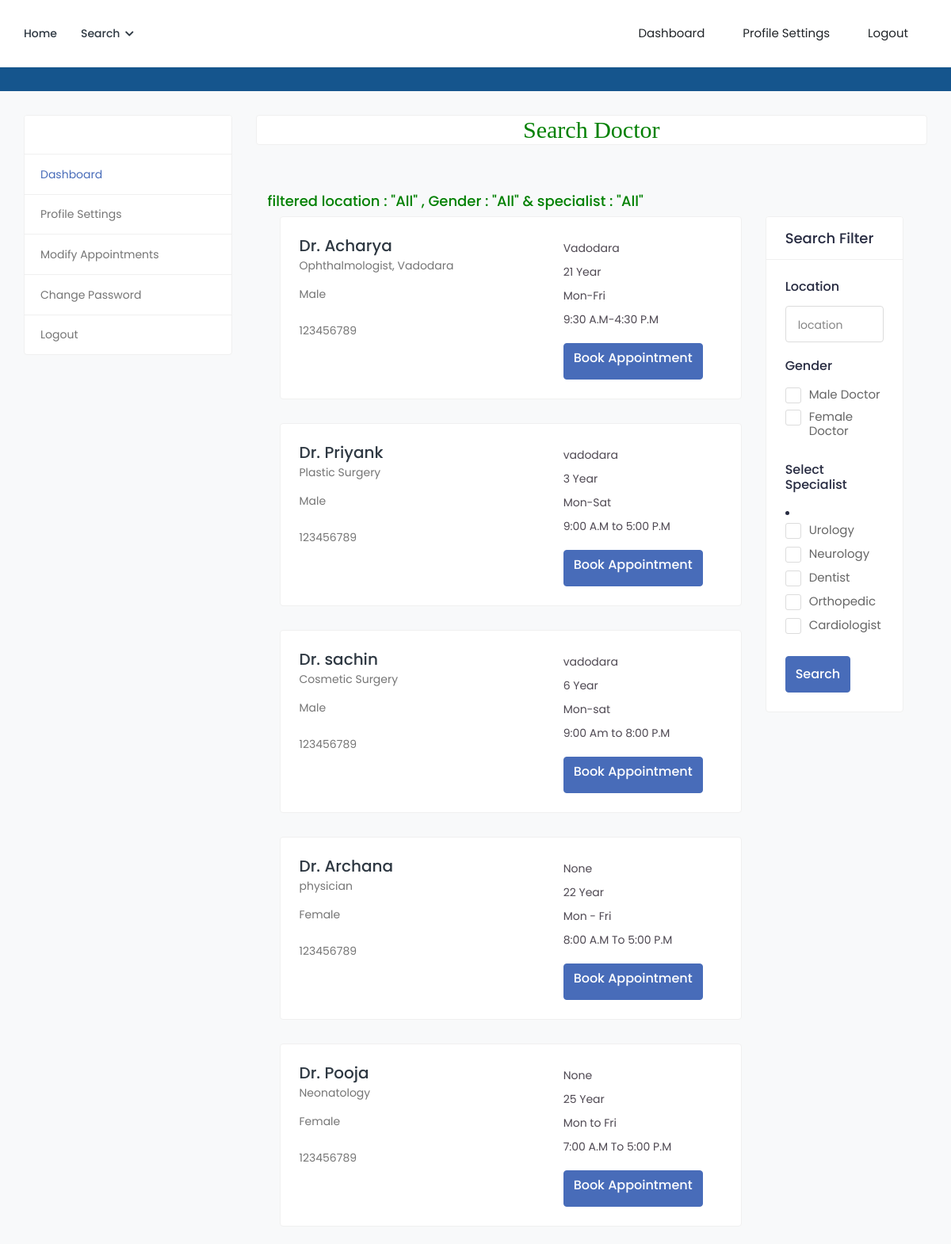
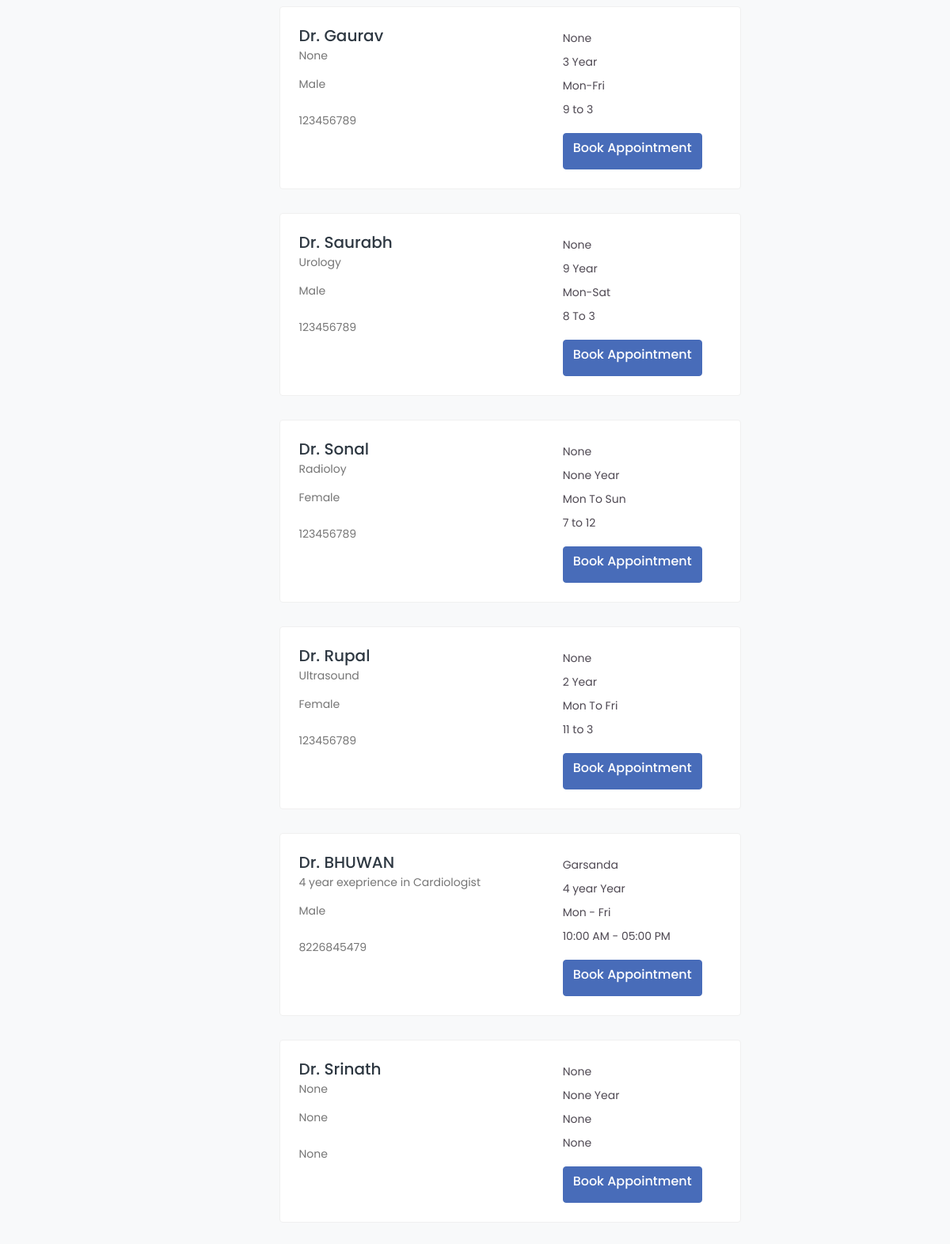
Screenshot of /search_doctor with the database file from the repository (2 pictures, top to bottom).
### health/models.py (models this page shows, shortened)
class Doctor(models.Model):
    status = models.CharField(max_length=100,null=True)
    user = models.ForeignKey(User, on_delete=models.CASCADE, null=True)
    mobile = models.CharField(max_length=10, null=True)
    address = models.CharField(max_length=100, null=True)
    experience = models.CharField(max_length=100, null=True)
    specialist = models.CharField(max_length=100, null=True)
    service = models.CharField(max_length=100, null=True)
    clinic = models.CharField(max_length=100, null=True)
    cl_address = models.CharField(max_length=100, null=True)
    daystiming = models.CharField(max_length=100, null=True)
    timing = models.CharField(max_length=100, null=True)
    price = models.CharField(max_length=100, null=True)
    dob = models.DateField(null=True)
    gender = models.CharField(max_length=100,choices=gender,null=True)
    biography = models.TextField(null=True)
    image = models.FileField(null=True)

### health/views.py (the view, shortened to what this page needs)
# urls.py: path('search_doctor', search_doctor, name="search_doctor"),
def search_doctor(request):
    data = Doctor.objects.all()
    l = "All"
    g = "All"
    s = "All"
    d={'data':data,'l':l,'g':g,'s':s}
    return render(request,'patient/search_doctor.html',d)

### health/templates/patient/search_doctor.html (shortened to what this page needs)
{% extends 'patient/sidebar.html' %}
{% load static %}
{% block b %}
<h2 style="font-family:roman;color:green" align="center" class="card">Search Doctor</h2>
<div class="content">
				<div class="container-fluid">
					<div class="row">
		<h4 style="color:green"> filtered location : "{{l}}" , Gender : "{{g}}" & specialist : "{{s}}"</h4>
                        <div class="col-md-8 col-lg-8 col-xl-9">
{% for i in data %}
							<div class="card">
								<div class="card-body">
									<div class="doctor-widget">
										<div class="doc-info-left">
											<div class="doc-info-cont">
												<h4 class="doc-name"><a href="doctor-profile.html">Dr. {{i.user.first_name}}</a></h4>
												<p class="doc-speciality">{{i.biography}}</p>
												<div class="clinic-details">
													<p class="doc-location"> {{i.gender}}</p>
													<p class="doc-location"> {{i.mobile}}</p>
												</div>
											</div>
										</div>
										<div class="doc-info-right">
											<div class="clini-infos">
												<ul>
													<li>{{i.address}}</li>
													<li>{{i.experience}} Year</li>
													<li>{{i.daystiming}}</li>
													<li>{{i.timing}}</li>
												</ul>
											</div>
											<div class="btn-search">
												<a class="btn btn-primary" href="{% url 'appointment' i.id %}">Book Appointment</a>
											</div>
										</div>
									</div>
								</div>
							</div>
	{% endfor %}
						</div>
                        <div class="col-md-4 col-lg-4 col-xl-3">
							<form action="" method="post" enctype="multipart/form-data">
							<div class="card search-filter">
								<div class="card-header">
									<h4 class="card-title mb-0">Search Filter</h4>
								</div>
								<div class="card-body">
								<div class="filter-widget">
									<h4>Location</h4>
									<div class="">
										<input type="text" class="form-control" placeholder="location" name="location">
									</div>
								</div>
								<div class="filter-widget">
									<h4>Gender</h4>
									<div>
										<label class="custom_check">
											<span class="checkmark"></span> Male Doctor
										</label>
									</div>
									<div>
										<label class="custom_check">
											<span class="checkmark"></span> Female Doctor
										</label>
									</div>
								</div>
								<div class="filter-widget">
									<h4>Select Specialist</h4>
									<li>
									<div>
										<label class="custom_check">
											<span class="checkmark"></span> Urology
										</label>
									</div>
									<div>
										<label class="custom_check">
											<span class="checkmark"></span> Neurology
										</label>
									</div>
									<div>
										<label class="custom_check">
											<span class="checkmark"></span> Dentist
										</label>
									</div>
									<div>
										<label class="custom_check">
											<span class="checkmark"></span> Orthopedic
										</label>
									</div>
									<div>
										<label class="custom_check">
											<span class="checkmark"></span> Cardiologist
										</label>
									</div>
								</div></li>
									<div class="btn-search">
										<button type="submit" class="btn btn-primary">Search</button>
									</div>
								</div>
							</div>
							</form>
						</div>
                    </div>
                </div></div>
{% endblock %}

### health/templates/patient/sidebar.html (shortened to what this page needs)
{% extends 'patient/patient_navigation.html' %}
{% block body %}
{% load static %}
			<div class="breadcrumb-bar">
			</div>
			<div class="content">
				<div class="container-fluid">
					<div class="row">
						<div class="col-md-5 col-lg-4 col-xl-3 theiaStickySidebar">
                            <div class="profile-sidebar">
								<div class="widget-profile pro-widget-content">
									<div class="profile-info-widget">
										<div class="profile-det-info">
										</div>
									</div>
								</div>
								<div class="dashboard-widget">
									<nav class="dashboard-menu">
										<ul>
											<li class="active">
												<a href="{% url 'patient_dashboard' %}">
													<span>Dashboard</span>
												</a>
											</li>
											<li>
												<a href="{% url 'patient_profile' %}">
													<span>Profile Settings</span>
												</a>
											</li>
                                            <li>
												<a href="{% url 'p_appoinment' %}">
													<span>Modify Appointments</span>
												</a>
											</li>
											<li>
												<a href="{% url 'change_password' %}">
													<span>Change Password</span>
												</a>
											</li>
											<li>
												<a href="{% url 'logout' %}">
													<span>Logout</span>
												</a>
											</li>
										</ul>
									</nav>
								</div>
							</div>
						</div>
						<div class="col-md-7 col-lg-8 col-xl-9">
                            {% block b %}
                            {% endblock %}
                            </div>
					</div>
				</div>
			</div>
{% endblock %}

### health/templates/patient/patient_navigation.html (shortened to what this page needs)
<!DOCTYPE html>
{% load static %}
<html lang="en">
<head>
		<link rel="stylesheet" href="{% static 'user/css/bootstrap.min.css' %}">
		<link rel="stylesheet" href="{% static 'user/plugins/fontawesome/css/fontawesome.min.css' %}">
		<link rel="stylesheet" href="{% static 'user/plugins/fontawesome/css/all.min.css' %}">
		<link rel="stylesheet" href="{% static 'user/css/style.css' %}">
	</head>
	<body>
		<div class="main-wrapper">
			<header class="header">
				<nav class="navbar navbar-expand-lg header-nav">
					<div class="main-menu-wrapper">
						<ul class="main-nav">
							<li><a class = "level-top" href="{% url 'patient_dashboard' %}">Home</a></li>
							<li class="has-submenu">
								<a href="#">Search <i class="fas fa-chevron-down"></i></a>
							</li>
						</ul>
					</div>
					<ul class="nav header-navbar-rht">
						<li class="nav-item dropdown has-arrow logged-item">
								<a class="dropdown-item" href="{% url 'patient_dashboard' %}">Dashboard</a>
								<a class="dropdown-item" href="{% url 'patient_profile' %}">Profile Settings</a>
								<a class="dropdown-item" href="{% url 'logout' %}">Logout</a>
						</li>
					</ul>
				</nav>
			</header>
{% block body %}
{% endblock %}
		</div>
	</body>
</html>

### rows the page displays
Doctor: user.first_name "Acharya", biography "Ophthalmologist, Vadodara", gender "Male", mobile "123456789", address "Vadodara", experience "21", daystiming "Mon-Fri", timing "9:30 A.M-4:30 P.M"
Doctor: user.first_name "Priyank", biography "Plastic Surgery", gender "Male", mobile "123456789", address "vadodara", experience "3", daystiming "Mon-Sat", timing "9:00 A.M to 5:00 P.M"
Doctor: user.first_name "sachin", biography "Cosmetic Surgery", gender "Male", mobile "123456789", address "vadodara", experience "6", daystiming "Mon-sat", timing "9:00 Am to 8:00 P.M"
Doctor: user.first_name "Archana", biography "physician", gender "Female", mobile "123456789", address "None", experience "22", daystiming "Mon - Fri", timing "8:00 A.M To 5:00 P.M"
Doctor: user.first_name "Pooja", biography "Neonatology", gender "Female", mobile "123456789", address "None", experience "25", daystiming "Mon to Fri", timing "7:00 A.M To 5:00 P.M"
Doctor: user.first_name "Gaurav", biography "None", gender "Male", mobile "123456789", address "None", experience "3", daystiming "Mon-Fri", timing "9 to 3"
Doctor: user.first_name "Saurabh", biography "Urology", gender "Male", mobile "123456789", address "None", experience "9", daystiming "Mon-Sat", timing "8 To 3"
Doctor: user.first_name "Sonal", biography "Radioloy", gender "Female", mobile "123456789", address "None", experience "None", daystiming "Mon To Sun", timing "7 to 12"
Doctor: user.first_name "Rupal", biography "Ultrasound", gender "Female", mobile "123456789", address "None", experience "2", daystiming "Mon To Fri", timing "11 to 3"
Doctor: user.first_name "BHUWAN", biography "4 year exeprience in Cardiologist", gender "Male", mobile "8226845479", address "Garsanda", experience "4 year", daystiming "Mon - Fri", timing "10:00 AM - 05:00 PM"
Doctor: user.first_name "Srinath", biography "None", gender "None", mobile "None", address "None", experience "None", daystiming "None", timing "None"

### other values shown
{{ l }} "All"
{{ g }} "All"
{{ s }} "All"
